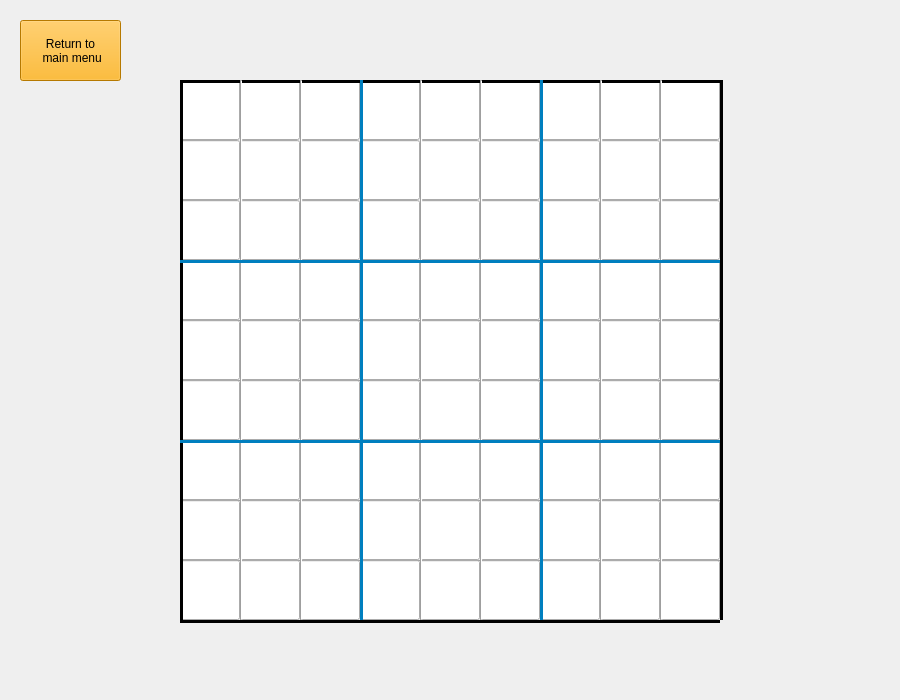
<?xml version="1.0" encoding="UTF-8"?>
<ui version="4.0">
 <class>Form</class>
 <widget class="QWidget" name="Form">
  <property name="geometry">
   <rect>
    <x>0</x>
    <y>0</y>
    <width>900</width>
    <height>700</height>
   </rect>
  </property>
  <property name="windowTitle">
   <string>Form</string>
  </property>
  <property name="styleSheet">
   <string notr="true"/>
  </property>
  <widget class="QLineEdit" name="le_00">
   <property name="geometry">
    <rect>
     <x>180</x>
     <y>80</y>
     <width>60</width>
     <height>60</height>
    </rect>
   </property>
   <property name="font">
    <font>
     <pointsize>24</pointsize>
    </font>
   </property>
   <property name="styleSheet">
    <string notr="true">
QLineEdit:focus {
	background-color: rgb(163, 223, 249);
}</string>
   </property>
   <property name="alignment">
    <set>Qt::AlignCenter</set>
   </property>
  </widget>
  <widget class="Line" name="line_2">
   <property name="geometry">
    <rect>
     <x>180</x>
     <y>620</y>
     <width>540</width>
     <height>3</height>
    </rect>
   </property>
   <property name="frameShadow">
    <enum>QFrame::Plain</enum>
   </property>
   <property name="lineWidth">
    <number>3</number>
   </property>
   <property name="orientation">
    <enum>Qt::Horizontal</enum>
   </property>
  </widget>
  <widget class="Line" name="line_5">
   <property name="geometry">
    <rect>
     <x>180</x>
     <y>440</y>
     <width>540</width>
     <height>3</height>
    </rect>
   </property>
   <property name="styleSheet">
    <string notr="true">color: rgb(0, 127, 191);</string>
   </property>
   <property name="frameShadow">
    <enum>QFrame::Plain</enum>
   </property>
   <property name="lineWidth">
    <number>3</number>
   </property>
   <property name="orientation">
    <enum>Qt::Horizontal</enum>
   </property>
  </widget>
  <widget class="Line" name="line_6">
   <property name="geometry">
    <rect>
     <x>180</x>
     <y>380</y>
     <width>540</width>
     <height>3</height>
    </rect>
   </property>
   <property name="styleSheet">
    <string notr="true">color: rgb(155, 203, 255);</string>
   </property>
   <property name="frameShadow">
    <enum>QFrame::Sunken</enum>
   </property>
   <property name="lineWidth">
    <number>1</number>
   </property>
   <property name="orientation">
    <enum>Qt::Horizontal</enum>
   </property>
  </widget>
  <widget class="Line" name="line_7">
   <property name="geometry">
    <rect>
     <x>180</x>
     <y>320</y>
     <width>540</width>
     <height>3</height>
    </rect>
   </property>
   <property name="styleSheet">
    <string notr="true">color: rgb(155, 203, 255);</string>
   </property>
   <property name="frameShadow">
    <enum>QFrame::Sunken</enum>
   </property>
   <property name="lineWidth">
    <number>1</number>
   </property>
   <property name="orientation">
    <enum>Qt::Horizontal</enum>
   </property>
  </widget>
  <widget class="Line" name="line_10">
   <property name="geometry">
    <rect>
     <x>180</x>
     <y>500</y>
     <width>540</width>
     <height>3</height>
    </rect>
   </property>
   <property name="styleSheet">
    <string notr="true">color: rgb(155, 203, 255);</string>
   </property>
   <property name="frameShadow">
    <enum>QFrame::Sunken</enum>
   </property>
   <property name="lineWidth">
    <number>1</number>
   </property>
   <property name="orientation">
    <enum>Qt::Horizontal</enum>
   </property>
  </widget>
  <widget class="Line" name="line_11">
   <property name="geometry">
    <rect>
     <x>180</x>
     <y>560</y>
     <width>540</width>
     <height>3</height>
    </rect>
   </property>
   <property name="styleSheet">
    <string notr="true">color: rgb(155, 203, 255);</string>
   </property>
   <property name="frameShadow">
    <enum>QFrame::Sunken</enum>
   </property>
   <property name="lineWidth">
    <number>1</number>
   </property>
   <property name="orientation">
    <enum>Qt::Horizontal</enum>
   </property>
  </widget>
  <widget class="Line" name="line_12">
   <property name="geometry">
    <rect>
     <x>720</x>
     <y>80</y>
     <width>3</width>
     <height>540</height>
    </rect>
   </property>
   <property name="frameShadow">
    <enum>QFrame::Plain</enum>
   </property>
   <property name="lineWidth">
    <number>3</number>
   </property>
   <property name="orientation">
    <enum>Qt::Vertical</enum>
   </property>
  </widget>
  <widget class="Line" name="line_14">
   <property name="geometry">
    <rect>
     <x>540</x>
     <y>80</y>
     <width>3</width>
     <height>540</height>
    </rect>
   </property>
   <property name="styleSheet">
    <string notr="true">color: rgb(0, 127, 191);</string>
   </property>
   <property name="frameShadow">
    <enum>QFrame::Plain</enum>
   </property>
   <property name="lineWidth">
    <number>3</number>
   </property>
   <property name="orientation">
    <enum>Qt::Vertical</enum>
   </property>
  </widget>
  <widget class="Line" name="line_17">
   <property name="geometry">
    <rect>
     <x>420</x>
     <y>80</y>
     <width>3</width>
     <height>540</height>
    </rect>
   </property>
   <property name="frameShadow">
    <enum>QFrame::Sunken</enum>
   </property>
   <property name="lineWidth">
    <number>1</number>
   </property>
   <property name="orientation">
    <enum>Qt::Vertical</enum>
   </property>
  </widget>
  <widget class="Line" name="line_18">
   <property name="geometry">
    <rect>
     <x>480</x>
     <y>80</y>
     <width>3</width>
     <height>540</height>
    </rect>
   </property>
   <property name="frameShadow">
    <enum>QFrame::Sunken</enum>
   </property>
   <property name="lineWidth">
    <number>1</number>
   </property>
   <property name="orientation">
    <enum>Qt::Vertical</enum>
   </property>
  </widget>
  <widget class="Line" name="line_19">
   <property name="geometry">
    <rect>
     <x>600</x>
     <y>80</y>
     <width>3</width>
     <height>540</height>
    </rect>
   </property>
   <property name="frameShadow">
    <enum>QFrame::Sunken</enum>
   </property>
   <property name="lineWidth">
    <number>1</number>
   </property>
   <property name="orientation">
    <enum>Qt::Vertical</enum>
   </property>
  </widget>
  <widget class="Line" name="line_20">
   <property name="geometry">
    <rect>
     <x>660</x>
     <y>80</y>
     <width>3</width>
     <height>540</height>
    </rect>
   </property>
   <property name="frameShadow">
    <enum>QFrame::Sunken</enum>
   </property>
   <property name="lineWidth">
    <number>1</number>
   </property>
   <property name="orientation">
    <enum>Qt::Vertical</enum>
   </property>
  </widget>
  <widget class="QLineEdit" name="le_01">
   <property name="geometry">
    <rect>
     <x>240</x>
     <y>80</y>
     <width>60</width>
     <height>60</height>
    </rect>
   </property>
   <property name="font">
    <font>
     <pointsize>24</pointsize>
    </font>
   </property>
   <property name="alignment">
    <set>Qt::AlignCenter</set>
   </property>
  </widget>
  <widget class="QLineEdit" name="le_02">
   <property name="geometry">
    <rect>
     <x>300</x>
     <y>80</y>
     <width>60</width>
     <height>60</height>
    </rect>
   </property>
   <property name="font">
    <font>
     <pointsize>24</pointsize>
    </font>
   </property>
   <property name="alignment">
    <set>Qt::AlignCenter</set>
   </property>
  </widget>
  <widget class="QLineEdit" name="le_10">
   <property name="geometry">
    <rect>
     <x>180</x>
     <y>140</y>
     <width>60</width>
     <height>60</height>
    </rect>
   </property>
   <property name="font">
    <font>
     <pointsize>24</pointsize>
    </font>
   </property>
   <property name="alignment">
    <set>Qt::AlignCenter</set>
   </property>
  </widget>
  <widget class="QLineEdit" name="le_11">
   <property name="geometry">
    <rect>
     <x>240</x>
     <y>140</y>
     <width>60</width>
     <height>60</height>
    </rect>
   </property>
   <property name="font">
    <font>
     <pointsize>24</pointsize>
    </font>
   </property>
   <property name="alignment">
    <set>Qt::AlignCenter</set>
   </property>
  </widget>
  <widget class="QLineEdit" name="le_12">
   <property name="geometry">
    <rect>
     <x>300</x>
     <y>140</y>
     <width>60</width>
     <height>60</height>
    </rect>
   </property>
   <property name="font">
    <font>
     <pointsize>24</pointsize>
    </font>
   </property>
   <property name="alignment">
    <set>Qt::AlignCenter</set>
   </property>
  </widget>
  <widget class="QLineEdit" name="le_20">
   <property name="geometry">
    <rect>
     <x>180</x>
     <y>200</y>
     <width>60</width>
     <height>60</height>
    </rect>
   </property>
   <property name="font">
    <font>
     <pointsize>24</pointsize>
    </font>
   </property>
   <property name="alignment">
    <set>Qt::AlignCenter</set>
   </property>
  </widget>
  <widget class="QLineEdit" name="le_21">
   <property name="geometry">
    <rect>
     <x>240</x>
     <y>200</y>
     <width>60</width>
     <height>60</height>
    </rect>
   </property>
   <property name="font">
    <font>
     <pointsize>24</pointsize>
    </font>
   </property>
   <property name="alignment">
    <set>Qt::AlignCenter</set>
   </property>
  </widget>
  <widget class="QLineEdit" name="le_22">
   <property name="geometry">
    <rect>
     <x>300</x>
     <y>200</y>
     <width>60</width>
     <height>60</height>
    </rect>
   </property>
   <property name="font">
    <font>
     <pointsize>24</pointsize>
    </font>
   </property>
   <property name="alignment">
    <set>Qt::AlignCenter</set>
   </property>
  </widget>
  <widget class="QLineEdit" name="le_14">
   <property name="geometry">
    <rect>
     <x>420</x>
     <y>140</y>
     <width>60</width>
     <height>60</height>
    </rect>
   </property>
   <property name="font">
    <font>
     <pointsize>24</pointsize>
    </font>
   </property>
   <property name="alignment">
    <set>Qt::AlignCenter</set>
   </property>
  </widget>
  <widget class="QLineEdit" name="le_03">
   <property name="geometry">
    <rect>
     <x>360</x>
     <y>80</y>
     <width>60</width>
     <height>60</height>
    </rect>
   </property>
   <property name="font">
    <font>
     <pointsize>24</pointsize>
    </font>
   </property>
   <property name="alignment">
    <set>Qt::AlignCenter</set>
   </property>
  </widget>
  <widget class="QLineEdit" name="le_25">
   <property name="geometry">
    <rect>
     <x>480</x>
     <y>200</y>
     <width>60</width>
     <height>60</height>
    </rect>
   </property>
   <property name="font">
    <font>
     <pointsize>24</pointsize>
    </font>
   </property>
   <property name="alignment">
    <set>Qt::AlignCenter</set>
   </property>
  </widget>
  <widget class="QLineEdit" name="le_04">
   <property name="geometry">
    <rect>
     <x>420</x>
     <y>80</y>
     <width>60</width>
     <height>60</height>
    </rect>
   </property>
   <property name="font">
    <font>
     <pointsize>24</pointsize>
    </font>
   </property>
   <property name="alignment">
    <set>Qt::AlignCenter</set>
   </property>
  </widget>
  <widget class="QLineEdit" name="le_24">
   <property name="geometry">
    <rect>
     <x>420</x>
     <y>200</y>
     <width>60</width>
     <height>60</height>
    </rect>
   </property>
   <property name="font">
    <font>
     <pointsize>24</pointsize>
    </font>
   </property>
   <property name="alignment">
    <set>Qt::AlignCenter</set>
   </property>
  </widget>
  <widget class="QLineEdit" name="le_05">
   <property name="geometry">
    <rect>
     <x>480</x>
     <y>80</y>
     <width>60</width>
     <height>60</height>
    </rect>
   </property>
   <property name="font">
    <font>
     <pointsize>24</pointsize>
    </font>
   </property>
   <property name="alignment">
    <set>Qt::AlignCenter</set>
   </property>
  </widget>
  <widget class="QLineEdit" name="le_15">
   <property name="geometry">
    <rect>
     <x>480</x>
     <y>140</y>
     <width>60</width>
     <height>60</height>
    </rect>
   </property>
   <property name="font">
    <font>
     <pointsize>24</pointsize>
    </font>
   </property>
   <property name="alignment">
    <set>Qt::AlignCenter</set>
   </property>
  </widget>
  <widget class="QLineEdit" name="le_23">
   <property name="geometry">
    <rect>
     <x>360</x>
     <y>200</y>
     <width>60</width>
     <height>60</height>
    </rect>
   </property>
   <property name="font">
    <font>
     <pointsize>24</pointsize>
    </font>
   </property>
   <property name="alignment">
    <set>Qt::AlignCenter</set>
   </property>
  </widget>
  <widget class="QLineEdit" name="le_13">
   <property name="geometry">
    <rect>
     <x>360</x>
     <y>140</y>
     <width>60</width>
     <height>60</height>
    </rect>
   </property>
   <property name="font">
    <font>
     <pointsize>24</pointsize>
    </font>
   </property>
   <property name="alignment">
    <set>Qt::AlignCenter</set>
   </property>
  </widget>
  <widget class="QLineEdit" name="le_17">
   <property name="geometry">
    <rect>
     <x>600</x>
     <y>140</y>
     <width>60</width>
     <height>60</height>
    </rect>
   </property>
   <property name="font">
    <font>
     <pointsize>24</pointsize>
    </font>
   </property>
   <property name="alignment">
    <set>Qt::AlignCenter</set>
   </property>
  </widget>
  <widget class="QLineEdit" name="le_06">
   <property name="geometry">
    <rect>
     <x>540</x>
     <y>80</y>
     <width>60</width>
     <height>60</height>
    </rect>
   </property>
   <property name="font">
    <font>
     <pointsize>24</pointsize>
    </font>
   </property>
   <property name="alignment">
    <set>Qt::AlignCenter</set>
   </property>
  </widget>
  <widget class="QLineEdit" name="le_28">
   <property name="geometry">
    <rect>
     <x>660</x>
     <y>200</y>
     <width>60</width>
     <height>60</height>
    </rect>
   </property>
   <property name="font">
    <font>
     <pointsize>24</pointsize>
    </font>
   </property>
   <property name="alignment">
    <set>Qt::AlignCenter</set>
   </property>
  </widget>
  <widget class="QLineEdit" name="le_07">
   <property name="geometry">
    <rect>
     <x>600</x>
     <y>80</y>
     <width>60</width>
     <height>60</height>
    </rect>
   </property>
   <property name="font">
    <font>
     <pointsize>24</pointsize>
    </font>
   </property>
   <property name="alignment">
    <set>Qt::AlignCenter</set>
   </property>
  </widget>
  <widget class="QLineEdit" name="le_27">
   <property name="geometry">
    <rect>
     <x>600</x>
     <y>200</y>
     <width>60</width>
     <height>60</height>
    </rect>
   </property>
   <property name="font">
    <font>
     <pointsize>24</pointsize>
    </font>
   </property>
   <property name="alignment">
    <set>Qt::AlignCenter</set>
   </property>
  </widget>
  <widget class="QLineEdit" name="le_08">
   <property name="geometry">
    <rect>
     <x>660</x>
     <y>80</y>
     <width>60</width>
     <height>60</height>
    </rect>
   </property>
   <property name="font">
    <font>
     <pointsize>24</pointsize>
    </font>
   </property>
   <property name="alignment">
    <set>Qt::AlignCenter</set>
   </property>
  </widget>
  <widget class="QLineEdit" name="le_18">
   <property name="geometry">
    <rect>
     <x>660</x>
     <y>140</y>
     <width>60</width>
     <height>60</height>
    </rect>
   </property>
   <property name="font">
    <font>
     <pointsize>24</pointsize>
    </font>
   </property>
   <property name="alignment">
    <set>Qt::AlignCenter</set>
   </property>
  </widget>
  <widget class="QLineEdit" name="le_26">
   <property name="geometry">
    <rect>
     <x>540</x>
     <y>200</y>
     <width>60</width>
     <height>60</height>
    </rect>
   </property>
   <property name="font">
    <font>
     <pointsize>24</pointsize>
    </font>
   </property>
   <property name="alignment">
    <set>Qt::AlignCenter</set>
   </property>
  </widget>
  <widget class="QLineEdit" name="le_16">
   <property name="geometry">
    <rect>
     <x>540</x>
     <y>140</y>
     <width>60</width>
     <height>60</height>
    </rect>
   </property>
   <property name="font">
    <font>
     <pointsize>24</pointsize>
    </font>
   </property>
   <property name="alignment">
    <set>Qt::AlignCenter</set>
   </property>
  </widget>
  <widget class="QLineEdit" name="le_47">
   <property name="geometry">
    <rect>
     <x>600</x>
     <y>320</y>
     <width>60</width>
     <height>60</height>
    </rect>
   </property>
   <property name="font">
    <font>
     <pointsize>24</pointsize>
    </font>
   </property>
   <property name="alignment">
    <set>Qt::AlignCenter</set>
   </property>
  </widget>
  <widget class="QLineEdit" name="le_36">
   <property name="geometry">
    <rect>
     <x>540</x>
     <y>260</y>
     <width>60</width>
     <height>60</height>
    </rect>
   </property>
   <property name="font">
    <font>
     <pointsize>24</pointsize>
    </font>
   </property>
   <property name="alignment">
    <set>Qt::AlignCenter</set>
   </property>
  </widget>
  <widget class="QLineEdit" name="le_58">
   <property name="geometry">
    <rect>
     <x>660</x>
     <y>380</y>
     <width>60</width>
     <height>60</height>
    </rect>
   </property>
   <property name="font">
    <font>
     <pointsize>24</pointsize>
    </font>
   </property>
   <property name="alignment">
    <set>Qt::AlignCenter</set>
   </property>
  </widget>
  <widget class="QLineEdit" name="le_37">
   <property name="geometry">
    <rect>
     <x>600</x>
     <y>260</y>
     <width>60</width>
     <height>60</height>
    </rect>
   </property>
   <property name="font">
    <font>
     <pointsize>24</pointsize>
    </font>
   </property>
   <property name="alignment">
    <set>Qt::AlignCenter</set>
   </property>
  </widget>
  <widget class="QLineEdit" name="le_57">
   <property name="geometry">
    <rect>
     <x>600</x>
     <y>380</y>
     <width>60</width>
     <height>60</height>
    </rect>
   </property>
   <property name="font">
    <font>
     <pointsize>24</pointsize>
    </font>
   </property>
   <property name="alignment">
    <set>Qt::AlignCenter</set>
   </property>
  </widget>
  <widget class="QLineEdit" name="le_38">
   <property name="geometry">
    <rect>
     <x>660</x>
     <y>260</y>
     <width>60</width>
     <height>60</height>
    </rect>
   </property>
   <property name="font">
    <font>
     <pointsize>24</pointsize>
    </font>
   </property>
   <property name="alignment">
    <set>Qt::AlignCenter</set>
   </property>
  </widget>
  <widget class="QLineEdit" name="le_48">
   <property name="geometry">
    <rect>
     <x>660</x>
     <y>320</y>
     <width>60</width>
     <height>60</height>
    </rect>
   </property>
   <property name="font">
    <font>
     <pointsize>24</pointsize>
    </font>
   </property>
   <property name="alignment">
    <set>Qt::AlignCenter</set>
   </property>
  </widget>
  <widget class="QLineEdit" name="le_56">
   <property name="geometry">
    <rect>
     <x>540</x>
     <y>380</y>
     <width>60</width>
     <height>60</height>
    </rect>
   </property>
   <property name="font">
    <font>
     <pointsize>24</pointsize>
    </font>
   </property>
   <property name="alignment">
    <set>Qt::AlignCenter</set>
   </property>
  </widget>
  <widget class="QLineEdit" name="le_46">
   <property name="geometry">
    <rect>
     <x>540</x>
     <y>320</y>
     <width>60</width>
     <height>60</height>
    </rect>
   </property>
   <property name="font">
    <font>
     <pointsize>24</pointsize>
    </font>
   </property>
   <property name="alignment">
    <set>Qt::AlignCenter</set>
   </property>
  </widget>
  <widget class="QLineEdit" name="le_44">
   <property name="geometry">
    <rect>
     <x>420</x>
     <y>320</y>
     <width>60</width>
     <height>60</height>
    </rect>
   </property>
   <property name="font">
    <font>
     <pointsize>24</pointsize>
    </font>
   </property>
   <property name="alignment">
    <set>Qt::AlignCenter</set>
   </property>
  </widget>
  <widget class="QLineEdit" name="le_33">
   <property name="geometry">
    <rect>
     <x>360</x>
     <y>260</y>
     <width>60</width>
     <height>60</height>
    </rect>
   </property>
   <property name="font">
    <font>
     <pointsize>24</pointsize>
    </font>
   </property>
   <property name="alignment">
    <set>Qt::AlignCenter</set>
   </property>
  </widget>
  <widget class="QLineEdit" name="le_55">
   <property name="geometry">
    <rect>
     <x>480</x>
     <y>380</y>
     <width>60</width>
     <height>60</height>
    </rect>
   </property>
   <property name="font">
    <font>
     <pointsize>24</pointsize>
    </font>
   </property>
   <property name="alignment">
    <set>Qt::AlignCenter</set>
   </property>
  </widget>
  <widget class="QLineEdit" name="le_34">
   <property name="geometry">
    <rect>
     <x>420</x>
     <y>260</y>
     <width>60</width>
     <height>60</height>
    </rect>
   </property>
   <property name="font">
    <font>
     <pointsize>24</pointsize>
    </font>
   </property>
   <property name="alignment">
    <set>Qt::AlignCenter</set>
   </property>
  </widget>
  <widget class="QLineEdit" name="le_54">
   <property name="geometry">
    <rect>
     <x>420</x>
     <y>380</y>
     <width>60</width>
     <height>60</height>
    </rect>
   </property>
   <property name="font">
    <font>
     <pointsize>24</pointsize>
    </font>
   </property>
   <property name="alignment">
    <set>Qt::AlignCenter</set>
   </property>
  </widget>
  <widget class="QLineEdit" name="le_35">
   <property name="geometry">
    <rect>
     <x>480</x>
     <y>260</y>
     <width>60</width>
     <height>60</height>
    </rect>
   </property>
   <property name="font">
    <font>
     <pointsize>24</pointsize>
    </font>
   </property>
   <property name="alignment">
    <set>Qt::AlignCenter</set>
   </property>
  </widget>
  <widget class="QLineEdit" name="le_45">
   <property name="geometry">
    <rect>
     <x>480</x>
     <y>320</y>
     <width>60</width>
     <height>60</height>
    </rect>
   </property>
   <property name="font">
    <font>
     <pointsize>24</pointsize>
    </font>
   </property>
   <property name="alignment">
    <set>Qt::AlignCenter</set>
   </property>
  </widget>
  <widget class="QLineEdit" name="le_53">
   <property name="geometry">
    <rect>
     <x>360</x>
     <y>380</y>
     <width>60</width>
     <height>60</height>
    </rect>
   </property>
   <property name="font">
    <font>
     <pointsize>24</pointsize>
    </font>
   </property>
   <property name="alignment">
    <set>Qt::AlignCenter</set>
   </property>
  </widget>
  <widget class="QLineEdit" name="le_43">
   <property name="geometry">
    <rect>
     <x>360</x>
     <y>320</y>
     <width>60</width>
     <height>60</height>
    </rect>
   </property>
   <property name="font">
    <font>
     <pointsize>24</pointsize>
    </font>
   </property>
   <property name="alignment">
    <set>Qt::AlignCenter</set>
   </property>
  </widget>
  <widget class="QLineEdit" name="le_41">
   <property name="geometry">
    <rect>
     <x>240</x>
     <y>320</y>
     <width>60</width>
     <height>60</height>
    </rect>
   </property>
   <property name="font">
    <font>
     <pointsize>24</pointsize>
    </font>
   </property>
   <property name="alignment">
    <set>Qt::AlignCenter</set>
   </property>
  </widget>
  <widget class="QLineEdit" name="le_30">
   <property name="geometry">
    <rect>
     <x>180</x>
     <y>260</y>
     <width>60</width>
     <height>60</height>
    </rect>
   </property>
   <property name="font">
    <font>
     <pointsize>24</pointsize>
    </font>
   </property>
   <property name="alignment">
    <set>Qt::AlignCenter</set>
   </property>
  </widget>
  <widget class="QLineEdit" name="le_52">
   <property name="geometry">
    <rect>
     <x>300</x>
     <y>380</y>
     <width>60</width>
     <height>60</height>
    </rect>
   </property>
   <property name="font">
    <font>
     <pointsize>24</pointsize>
    </font>
   </property>
   <property name="alignment">
    <set>Qt::AlignCenter</set>
   </property>
  </widget>
  <widget class="QLineEdit" name="le_31">
   <property name="geometry">
    <rect>
     <x>240</x>
     <y>260</y>
     <width>60</width>
     <height>60</height>
    </rect>
   </property>
   <property name="font">
    <font>
     <pointsize>24</pointsize>
    </font>
   </property>
   <property name="alignment">
    <set>Qt::AlignCenter</set>
   </property>
  </widget>
  <widget class="QLineEdit" name="le_51">
   <property name="geometry">
    <rect>
     <x>240</x>
     <y>380</y>
     <width>60</width>
     <height>60</height>
    </rect>
   </property>
   <property name="font">
    <font>
     <pointsize>24</pointsize>
    </font>
   </property>
   <property name="alignment">
    <set>Qt::AlignCenter</set>
   </property>
  </widget>
  <widget class="QLineEdit" name="le_32">
   <property name="geometry">
    <rect>
     <x>300</x>
     <y>260</y>
     <width>60</width>
     <height>60</height>
    </rect>
   </property>
   <property name="font">
    <font>
     <pointsize>24</pointsize>
    </font>
   </property>
   <property name="alignment">
    <set>Qt::AlignCenter</set>
   </property>
  </widget>
  <widget class="QLineEdit" name="le_42">
   <property name="geometry">
    <rect>
     <x>300</x>
     <y>320</y>
     <width>60</width>
     <height>60</height>
    </rect>
   </property>
   <property name="font">
    <font>
     <pointsize>24</pointsize>
    </font>
   </property>
   <property name="alignment">
    <set>Qt::AlignCenter</set>
   </property>
  </widget>
  <widget class="QLineEdit" name="le_50">
   <property name="geometry">
    <rect>
     <x>180</x>
     <y>380</y>
     <width>60</width>
     <height>60</height>
    </rect>
   </property>
   <property name="font">
    <font>
     <pointsize>24</pointsize>
    </font>
   </property>
   <property name="alignment">
    <set>Qt::AlignCenter</set>
   </property>
  </widget>
  <widget class="QLineEdit" name="le_40">
   <property name="geometry">
    <rect>
     <x>180</x>
     <y>320</y>
     <width>60</width>
     <height>60</height>
    </rect>
   </property>
   <property name="font">
    <font>
     <pointsize>24</pointsize>
    </font>
   </property>
   <property name="alignment">
    <set>Qt::AlignCenter</set>
   </property>
  </widget>
  <widget class="QLineEdit" name="le_71">
   <property name="geometry">
    <rect>
     <x>240</x>
     <y>500</y>
     <width>60</width>
     <height>60</height>
    </rect>
   </property>
   <property name="font">
    <font>
     <pointsize>24</pointsize>
    </font>
   </property>
   <property name="alignment">
    <set>Qt::AlignCenter</set>
   </property>
  </widget>
  <widget class="QLineEdit" name="le_60">
   <property name="geometry">
    <rect>
     <x>180</x>
     <y>440</y>
     <width>60</width>
     <height>60</height>
    </rect>
   </property>
   <property name="font">
    <font>
     <pointsize>24</pointsize>
    </font>
   </property>
   <property name="alignment">
    <set>Qt::AlignCenter</set>
   </property>
  </widget>
  <widget class="QLineEdit" name="le_82">
   <property name="geometry">
    <rect>
     <x>300</x>
     <y>560</y>
     <width>60</width>
     <height>60</height>
    </rect>
   </property>
   <property name="font">
    <font>
     <pointsize>24</pointsize>
    </font>
   </property>
   <property name="alignment">
    <set>Qt::AlignCenter</set>
   </property>
  </widget>
  <widget class="QLineEdit" name="le_61">
   <property name="geometry">
    <rect>
     <x>240</x>
     <y>440</y>
     <width>60</width>
     <height>60</height>
    </rect>
   </property>
   <property name="font">
    <font>
     <pointsize>24</pointsize>
    </font>
   </property>
   <property name="alignment">
    <set>Qt::AlignCenter</set>
   </property>
  </widget>
  <widget class="QLineEdit" name="le_81">
   <property name="geometry">
    <rect>
     <x>240</x>
     <y>560</y>
     <width>60</width>
     <height>60</height>
    </rect>
   </property>
   <property name="font">
    <font>
     <pointsize>24</pointsize>
    </font>
   </property>
   <property name="alignment">
    <set>Qt::AlignCenter</set>
   </property>
  </widget>
  <widget class="QLineEdit" name="le_62">
   <property name="geometry">
    <rect>
     <x>300</x>
     <y>440</y>
     <width>60</width>
     <height>60</height>
    </rect>
   </property>
   <property name="font">
    <font>
     <pointsize>24</pointsize>
    </font>
   </property>
   <property name="alignment">
    <set>Qt::AlignCenter</set>
   </property>
  </widget>
  <widget class="QLineEdit" name="le_72">
   <property name="geometry">
    <rect>
     <x>300</x>
     <y>500</y>
     <width>60</width>
     <height>60</height>
    </rect>
   </property>
   <property name="font">
    <font>
     <pointsize>24</pointsize>
    </font>
   </property>
   <property name="alignment">
    <set>Qt::AlignCenter</set>
   </property>
  </widget>
  <widget class="QLineEdit" name="le_80">
   <property name="geometry">
    <rect>
     <x>180</x>
     <y>560</y>
     <width>60</width>
     <height>60</height>
    </rect>
   </property>
   <property name="font">
    <font>
     <pointsize>24</pointsize>
    </font>
   </property>
   <property name="alignment">
    <set>Qt::AlignCenter</set>
   </property>
  </widget>
  <widget class="QLineEdit" name="le_70">
   <property name="geometry">
    <rect>
     <x>180</x>
     <y>500</y>
     <width>60</width>
     <height>60</height>
    </rect>
   </property>
   <property name="font">
    <font>
     <pointsize>24</pointsize>
    </font>
   </property>
   <property name="alignment">
    <set>Qt::AlignCenter</set>
   </property>
  </widget>
  <widget class="QLineEdit" name="le_74">
   <property name="geometry">
    <rect>
     <x>420</x>
     <y>500</y>
     <width>60</width>
     <height>60</height>
    </rect>
   </property>
   <property name="font">
    <font>
     <pointsize>24</pointsize>
    </font>
   </property>
   <property name="alignment">
    <set>Qt::AlignCenter</set>
   </property>
  </widget>
  <widget class="QLineEdit" name="le_63">
   <property name="geometry">
    <rect>
     <x>360</x>
     <y>440</y>
     <width>60</width>
     <height>60</height>
    </rect>
   </property>
   <property name="font">
    <font>
     <pointsize>24</pointsize>
    </font>
   </property>
   <property name="alignment">
    <set>Qt::AlignCenter</set>
   </property>
  </widget>
  <widget class="QLineEdit" name="le_85">
   <property name="geometry">
    <rect>
     <x>480</x>
     <y>560</y>
     <width>60</width>
     <height>60</height>
    </rect>
   </property>
   <property name="font">
    <font>
     <pointsize>24</pointsize>
    </font>
   </property>
   <property name="alignment">
    <set>Qt::AlignCenter</set>
   </property>
  </widget>
  <widget class="QLineEdit" name="le_64">
   <property name="geometry">
    <rect>
     <x>420</x>
     <y>440</y>
     <width>60</width>
     <height>60</height>
    </rect>
   </property>
   <property name="font">
    <font>
     <pointsize>24</pointsize>
    </font>
   </property>
   <property name="alignment">
    <set>Qt::AlignCenter</set>
   </property>
  </widget>
  <widget class="QLineEdit" name="le_84">
   <property name="geometry">
    <rect>
     <x>420</x>
     <y>560</y>
     <width>60</width>
     <height>60</height>
    </rect>
   </property>
   <property name="font">
    <font>
     <pointsize>24</pointsize>
    </font>
   </property>
   <property name="alignment">
    <set>Qt::AlignCenter</set>
   </property>
  </widget>
  <widget class="QLineEdit" name="le_65">
   <property name="geometry">
    <rect>
     <x>480</x>
     <y>440</y>
     <width>60</width>
     <height>60</height>
    </rect>
   </property>
   <property name="font">
    <font>
     <pointsize>24</pointsize>
    </font>
   </property>
   <property name="alignment">
    <set>Qt::AlignCenter</set>
   </property>
  </widget>
  <widget class="QLineEdit" name="le_75">
   <property name="geometry">
    <rect>
     <x>480</x>
     <y>500</y>
     <width>60</width>
     <height>60</height>
    </rect>
   </property>
   <property name="font">
    <font>
     <pointsize>24</pointsize>
    </font>
   </property>
   <property name="alignment">
    <set>Qt::AlignCenter</set>
   </property>
  </widget>
  <widget class="QLineEdit" name="le_83">
   <property name="geometry">
    <rect>
     <x>360</x>
     <y>560</y>
     <width>60</width>
     <height>60</height>
    </rect>
   </property>
   <property name="font">
    <font>
     <pointsize>24</pointsize>
    </font>
   </property>
   <property name="alignment">
    <set>Qt::AlignCenter</set>
   </property>
  </widget>
  <widget class="QLineEdit" name="le_73">
   <property name="geometry">
    <rect>
     <x>360</x>
     <y>500</y>
     <width>60</width>
     <height>60</height>
    </rect>
   </property>
   <property name="font">
    <font>
     <pointsize>24</pointsize>
    </font>
   </property>
   <property name="alignment">
    <set>Qt::AlignCenter</set>
   </property>
  </widget>
  <widget class="QLineEdit" name="le_77">
   <property name="geometry">
    <rect>
     <x>600</x>
     <y>500</y>
     <width>60</width>
     <height>60</height>
    </rect>
   </property>
   <property name="font">
    <font>
     <pointsize>24</pointsize>
    </font>
   </property>
   <property name="alignment">
    <set>Qt::AlignCenter</set>
   </property>
  </widget>
  <widget class="QLineEdit" name="le_66">
   <property name="geometry">
    <rect>
     <x>540</x>
     <y>440</y>
     <width>60</width>
     <height>60</height>
    </rect>
   </property>
   <property name="font">
    <font>
     <pointsize>24</pointsize>
    </font>
   </property>
   <property name="alignment">
    <set>Qt::AlignCenter</set>
   </property>
  </widget>
  <widget class="QLineEdit" name="le_88">
   <property name="geometry">
    <rect>
     <x>660</x>
     <y>560</y>
     <width>60</width>
     <height>60</height>
    </rect>
   </property>
   <property name="font">
    <font>
     <pointsize>24</pointsize>
    </font>
   </property>
   <property name="alignment">
    <set>Qt::AlignCenter</set>
   </property>
  </widget>
  <widget class="QLineEdit" name="le_67">
   <property name="geometry">
    <rect>
     <x>600</x>
     <y>440</y>
     <width>60</width>
     <height>60</height>
    </rect>
   </property>
   <property name="font">
    <font>
     <pointsize>24</pointsize>
    </font>
   </property>
   <property name="alignment">
    <set>Qt::AlignCenter</set>
   </property>
  </widget>
  <widget class="QLineEdit" name="le_87">
   <property name="geometry">
    <rect>
     <x>600</x>
     <y>560</y>
     <width>60</width>
     <height>60</height>
    </rect>
   </property>
   <property name="font">
    <font>
     <pointsize>24</pointsize>
    </font>
   </property>
   <property name="alignment">
    <set>Qt::AlignCenter</set>
   </property>
  </widget>
  <widget class="QLineEdit" name="le_68">
   <property name="geometry">
    <rect>
     <x>660</x>
     <y>440</y>
     <width>60</width>
     <height>60</height>
    </rect>
   </property>
   <property name="font">
    <font>
     <pointsize>24</pointsize>
    </font>
   </property>
   <property name="alignment">
    <set>Qt::AlignCenter</set>
   </property>
  </widget>
  <widget class="QLineEdit" name="le_78">
   <property name="geometry">
    <rect>
     <x>660</x>
     <y>500</y>
     <width>60</width>
     <height>60</height>
    </rect>
   </property>
   <property name="font">
    <font>
     <pointsize>24</pointsize>
    </font>
   </property>
   <property name="alignment">
    <set>Qt::AlignCenter</set>
   </property>
  </widget>
  <widget class="QLineEdit" name="le_86">
   <property name="geometry">
    <rect>
     <x>540</x>
     <y>560</y>
     <width>60</width>
     <height>60</height>
    </rect>
   </property>
   <property name="font">
    <font>
     <pointsize>24</pointsize>
    </font>
   </property>
   <property name="alignment">
    <set>Qt::AlignCenter</set>
   </property>
  </widget>
  <widget class="QLineEdit" name="le_76">
   <property name="geometry">
    <rect>
     <x>540</x>
     <y>500</y>
     <width>60</width>
     <height>60</height>
    </rect>
   </property>
   <property name="font">
    <font>
     <pointsize>24</pointsize>
    </font>
   </property>
   <property name="alignment">
    <set>Qt::AlignCenter</set>
   </property>
  </widget>
  <widget class="Line" name="line_8">
   <property name="geometry">
    <rect>
     <x>180</x>
     <y>80</y>
     <width>3</width>
     <height>540</height>
    </rect>
   </property>
   <property name="frameShadow">
    <enum>QFrame::Plain</enum>
   </property>
   <property name="lineWidth">
    <number>3</number>
   </property>
   <property name="orientation">
    <enum>Qt::Vertical</enum>
   </property>
  </widget>
  <widget class="Line" name="line_3">
   <property name="geometry">
    <rect>
     <x>180</x>
     <y>80</y>
     <width>540</width>
     <height>3</height>
    </rect>
   </property>
   <property name="frameShadow">
    <enum>QFrame::Plain</enum>
   </property>
   <property name="lineWidth">
    <number>3</number>
   </property>
   <property name="orientation">
    <enum>Qt::Horizontal</enum>
   </property>
  </widget>
  <widget class="Line" name="line_16">
   <property name="geometry">
    <rect>
     <x>240</x>
     <y>80</y>
     <width>3</width>
     <height>540</height>
    </rect>
   </property>
   <property name="frameShadow">
    <enum>QFrame::Sunken</enum>
   </property>
   <property name="lineWidth">
    <number>1</number>
   </property>
   <property name="orientation">
    <enum>Qt::Vertical</enum>
   </property>
  </widget>
  <widget class="Line" name="line_21">
   <property name="geometry">
    <rect>
     <x>300</x>
     <y>80</y>
     <width>3</width>
     <height>540</height>
    </rect>
   </property>
   <property name="frameShadow">
    <enum>QFrame::Sunken</enum>
   </property>
   <property name="lineWidth">
    <number>1</number>
   </property>
   <property name="orientation">
    <enum>Qt::Vertical</enum>
   </property>
  </widget>
  <widget class="Line" name="line_22">
   <property name="geometry">
    <rect>
     <x>420</x>
     <y>80</y>
     <width>3</width>
     <height>540</height>
    </rect>
   </property>
   <property name="frameShadow">
    <enum>QFrame::Sunken</enum>
   </property>
   <property name="lineWidth">
    <number>1</number>
   </property>
   <property name="orientation">
    <enum>Qt::Vertical</enum>
   </property>
  </widget>
  <widget class="Line" name="line_23">
   <property name="geometry">
    <rect>
     <x>480</x>
     <y>80</y>
     <width>3</width>
     <height>540</height>
    </rect>
   </property>
   <property name="frameShadow">
    <enum>QFrame::Sunken</enum>
   </property>
   <property name="lineWidth">
    <number>1</number>
   </property>
   <property name="orientation">
    <enum>Qt::Vertical</enum>
   </property>
  </widget>
  <widget class="Line" name="line_24">
   <property name="geometry">
    <rect>
     <x>660</x>
     <y>80</y>
     <width>3</width>
     <height>540</height>
    </rect>
   </property>
   <property name="frameShadow">
    <enum>QFrame::Sunken</enum>
   </property>
   <property name="lineWidth">
    <number>1</number>
   </property>
   <property name="orientation">
    <enum>Qt::Vertical</enum>
   </property>
  </widget>
  <widget class="Line" name="line_25">
   <property name="geometry">
    <rect>
     <x>600</x>
     <y>80</y>
     <width>3</width>
     <height>540</height>
    </rect>
   </property>
   <property name="frameShadow">
    <enum>QFrame::Sunken</enum>
   </property>
   <property name="lineWidth">
    <number>1</number>
   </property>
   <property name="orientation">
    <enum>Qt::Vertical</enum>
   </property>
  </widget>
  <widget class="Line" name="line_26">
   <property name="geometry">
    <rect>
     <x>180</x>
     <y>260</y>
     <width>540</width>
     <height>3</height>
    </rect>
   </property>
   <property name="styleSheet">
    <string notr="true">color: rgb(0, 127, 191);</string>
   </property>
   <property name="frameShadow">
    <enum>QFrame::Plain</enum>
   </property>
   <property name="lineWidth">
    <number>3</number>
   </property>
   <property name="orientation">
    <enum>Qt::Horizontal</enum>
   </property>
  </widget>
  <widget class="Line" name="line_27">
   <property name="geometry">
    <rect>
     <x>180</x>
     <y>440</y>
     <width>540</width>
     <height>3</height>
    </rect>
   </property>
   <property name="styleSheet">
    <string notr="true">color: rgb(0, 127, 191);</string>
   </property>
   <property name="frameShadow">
    <enum>QFrame::Plain</enum>
   </property>
   <property name="lineWidth">
    <number>3</number>
   </property>
   <property name="orientation">
    <enum>Qt::Horizontal</enum>
   </property>
  </widget>
  <widget class="Line" name="line_28">
   <property name="geometry">
    <rect>
     <x>360</x>
     <y>80</y>
     <width>3</width>
     <height>540</height>
    </rect>
   </property>
   <property name="styleSheet">
    <string notr="true">color: rgb(0, 127, 191);</string>
   </property>
   <property name="frameShadow">
    <enum>QFrame::Plain</enum>
   </property>
   <property name="lineWidth">
    <number>3</number>
   </property>
   <property name="orientation">
    <enum>Qt::Vertical</enum>
   </property>
  </widget>
  <widget class="Line" name="line_29">
   <property name="geometry">
    <rect>
     <x>540</x>
     <y>80</y>
     <width>3</width>
     <height>540</height>
    </rect>
   </property>
   <property name="styleSheet">
    <string notr="true">color: rgb(0, 127, 191);</string>
   </property>
   <property name="frameShadow">
    <enum>QFrame::Plain</enum>
   </property>
   <property name="lineWidth">
    <number>3</number>
   </property>
   <property name="orientation">
    <enum>Qt::Vertical</enum>
   </property>
  </widget>
  <widget class="QPushButton" name="return_button">
   <property name="geometry">
    <rect>
     <x>20</x>
     <y>20</y>
     <width>101</width>
     <height>61</height>
    </rect>
   </property>
   <property name="styleSheet">
    <string notr="true">background-color: rgb(255, 170, 0);
font: 9pt &quot;Tempus Sans ITC&quot;;</string>
   </property>
   <property name="text">
    <string>Return to 
 main menu</string>
   </property>
  </widget>
 </widget>
 <resources/>
 <connections/>
</ui>
